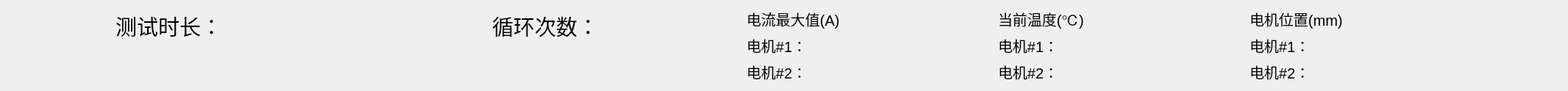
          <widget class="QWidget" name="widget" native="true">
           <property name="sizePolicy">
            <sizepolicy hsizetype="Expanding" vsizetype="Expanding">
             <horstretch>0</horstretch>
             <verstretch>0</verstretch>
            </sizepolicy>
           </property>
           <layout class="QGridLayout" name="gridLayout_3">
            <item row="0" column="0">
             <layout class="QHBoxLayout" name="horizontalLayout_2">
              <item>
               <spacer name="horizontalSpacer">
                <property name="orientation">
                 <enum>Qt::Orientation::Horizontal</enum>
                </property>
                <property name="sizeHint" stdset="0">
                 <size>
                  <width>146</width>
                  <height>20</height>
                 </size>
                </property>
               </spacer>
              </item>
              <item>
               <layout class="QVBoxLayout" name="verticalLayout_2">
                <item>
                 <widget class="QLabel" name="label">
                  <property name="font">
                   <font>
                    <pointsize>22</pointsize>
                   </font>
                  </property>
                  <property name="text">
                   <string>测试时长：</string>
                  </property>
                 </widget>
                </item>
                <item>
                 <widget class="QLabel" name="above_time">
                  <property name="minimumSize">
                   <size>
                    <width>360</width>
                    <height>0</height>
                   </size>
                  </property>
                  <property name="font">
                   <font>
                    <pointsize>22</pointsize>
                   </font>
                  </property>
                  <property name="text">
                   <string/>
                  </property>
                 </widget>
                </item>
               </layout>
              </item>
              <item>
               <spacer name="horizontalSpacer_5">
                <property name="orientation">
                 <enum>Qt::Orientation::Horizontal</enum>
                </property>
                <property name="sizeHint" stdset="0">
                 <size>
                  <width>146</width>
                  <height>20</height>
                 </size>
                </property>
               </spacer>
              </item>
              <item>
               <layout class="QVBoxLayout" name="verticalLayout_28">
                <item>
                 <widget class="QLabel" name="label_7">
                  <property name="font">
                   <font>
                    <pointsize>22</pointsize>
                   </font>
                  </property>
                  <property name="text">
                   <string>循环次数：</string>
                  </property>
                 </widget>
                </item>
                <item>
                 <widget class="QLabel" name="above_all_num">
                  <property name="minimumSize">
                   <size>
                    <width>260</width>
                    <height>0</height>
                   </size>
                  </property>
                  <property name="font">
                   <font>
                    <pointsize>22</pointsize>
                   </font>
                  </property>
                  <property name="text">
                   <string/>
                  </property>
                 </widget>
                </item>
               </layout>
              </item>
              <item>
               <spacer name="horizontalSpacer_6">
                <property name="orientation">
                 <enum>Qt::Orientation::Horizontal</enum>
                </property>
                <property name="sizeHint" stdset="0">
                 <size>
                  <width>80</width>
                  <height>20</height>
                 </size>
                </property>
               </spacer>
              </item>
              <item>
               <layout class="QGridLayout" name="gridLayout_83">
                <item row="0" column="0" colspan="2">
                 <widget class="QLabel" name="label_8">
                  <property name="font">
                   <font>
                    <pointsize>15</pointsize>
                   </font>
                  </property>
                  <property name="text">
                   <string>电流最大值(A)</string>
                  </property>
                 </widget>
                </item>
                <item row="1" column="0">
                 <widget class="QLabel" name="label_13">
                  <property name="minimumSize">
                   <size>
                    <width>120</width>
                    <height>0</height>
                   </size>
                  </property>
                  <property name="font">
                   <font>
                    <pointsize>15</pointsize>
                   </font>
                  </property>
                  <property name="text">
                   <string>电机#1：</string>
                  </property>
                 </widget>
                </item>
                <item row="1" column="1">
                 <widget class="QLabel" name="above_current1">
                  <property name="minimumSize">
                   <size>
                    <width>150</width>
                    <height>0</height>
                   </size>
                  </property>
                  <property name="maximumSize">
                   <size>
                    <width>150</width>
                    <height>16777215</height>
                   </size>
                  </property>
                  <property name="font">
                   <font>
                    <pointsize>15</pointsize>
                   </font>
                  </property>
                  <property name="text">
                   <string/>
                  </property>
                 </widget>
                </item>
                <item row="2" column="0">
                 <widget class="QLabel" name="label_14">
                  <property name="minimumSize">
                   <size>
                    <width>120</width>
                    <height>0</height>
                   </size>
                  </property>
                  <property name="font">
                   <font>
                    <pointsize>15</pointsize>
                   </font>
                  </property>
                  <property name="text">
                   <string>电机#2：</string>
                  </property>
                 </widget>
                </item>
                <item row="2" column="1">
                 <widget class="QLabel" name="above_current2">
                  <property name="minimumSize">
                   <size>
                    <width>150</width>
                    <height>0</height>
                   </size>
                  </property>
                  <property name="maximumSize">
                   <size>
                    <width>150</width>
                    <height>16777215</height>
                   </size>
                  </property>
                  <property name="font">
                   <font>
                    <pointsize>15</pointsize>
                   </font>
                  </property>
                  <property name="text">
                   <string/>
                  </property>
                 </widget>
                </item>
               </layout>
              </item>
              <item>
               <spacer name="horizontalSpacer_7">
                <property name="orientation">
                 <enum>Qt::Orientation::Horizontal</enum>
                </property>
                <property name="sizeHint" stdset="0">
                 <size>
                  <width>60</width>
                  <height>20</height>
                 </size>
                </property>
               </spacer>
              </item>
              <item>
               <layout class="QGridLayout" name="gridLayout">
                <item row="0" column="0" colspan="2">
                 <widget class="QLabel" name="label_9">
                  <property name="font">
                   <font>
                    <pointsize>15</pointsize>
                   </font>
                  </property>
                  <property name="text">
                   <string>当前温度(℃)</string>
                  </property>
                 </widget>
                </item>
                <item row="1" column="0">
                 <widget class="QLabel" name="label_15">
                  <property name="minimumSize">
                   <size>
                    <width>120</width>
                    <height>0</height>
                   </size>
                  </property>
                  <property name="font">
                   <font>
                    <pointsize>15</pointsize>
                   </font>
                  </property>
                  <property name="text">
                   <string>电机#1：</string>
                  </property>
                 </widget>
                </item>
                <item row="1" column="1">
                 <widget class="QLabel" name="above_tem1">
                  <property name="minimumSize">
                   <size>
                    <width>150</width>
                    <height>0</height>
                   </size>
                  </property>
                  <property name="maximumSize">
                   <size>
                    <width>150</width>
                    <height>16777215</height>
                   </size>
                  </property>
                  <property name="font">
                   <font>
                    <pointsize>15</pointsize>
                   </font>
                  </property>
                  <property name="text">
                   <string/>
                  </property>
                 </widget>
                </item>
                <item row="2" column="0">
                 <widget class="QLabel" name="label_16">
                  <property name="minimumSize">
                   <size>
                    <width>120</width>
                    <height>0</height>
                   </size>
                  </property>
                  <property name="font">
                   <font>
                    <pointsize>15</pointsize>
                   </font>
                  </property>
                  <property name="text">
                   <string>电机#2：</string>
                  </property>
                 </widget>
                </item>
                <item row="2" column="1">
                 <widget class="QLabel" name="above_tem2">
                  <property name="minimumSize">
                   <size>
                    <width>150</width>
                    <height>0</height>
                   </size>
                  </property>
                  <property name="maximumSize">
                   <size>
                    <width>150</width>
                    <height>16777215</height>
                   </size>
                  </property>
                  <property name="font">
                   <font>
                    <pointsize>15</pointsize>
                   </font>
                  </property>
                  <property name="text">
                   <string/>
                  </property>
                 </widget>
                </item>
               </layout>
              </item>
              <item>
               <spacer name="horizontalSpacer_8">
                <property name="orientation">
                 <enum>Qt::Orientation::Horizontal</enum>
                </property>
                <property name="sizeHint" stdset="0">
                 <size>
                  <width>60</width>
                  <height>20</height>
                 </size>
                </property>
               </spacer>
              </item>
              <item>
               <layout class="QVBoxLayout" name="verticalLayout_6">
                <item>
                 <widget class="QLabel" name="label_10">
                  <property name="font">
                   <font>
                    <pointsize>15</pointsize>
                   </font>
                  </property>
                  <property name="text">
                   <string>电机位置(mm)</string>
                  </property>
                 </widget>
                </item>
                <item>
                 <layout class="QGridLayout" name="gridLayout_5">
                  <item row="0" column="0">
                   <widget class="QLabel" name="label_17">
                    <property name="minimumSize">
                     <size>
                      <width>120</width>
                      <height>0</height>
                     </size>
                    </property>
                    <property name="font">
                     <font>
                      <pointsize>15</pointsize>
                     </font>
                    </property>
                    <property name="text">
                     <string>电机#1：</string>
                    </property>
                   </widget>
                  </item>
                  <item row="0" column="1">
                   <widget class="QLabel" name="above_pos1">
                    <property name="minimumSize">
                     <size>
                      <width>150</width>
                      <height>0</height>
                     </size>
                    </property>
                    <property name="maximumSize">
                     <size>
                      <width>150</width>
                      <height>16777215</height>
                     </size>
                    </property>
                    <property name="font">
                     <font>
                      <pointsize>15</pointsize>
                     </font>
                    </property>
                    <property name="text">
                     <string/>
                    </property>
                   </widget>
                  </item>
                  <item row="1" column="0">
                   <widget class="QLabel" name="label_18">
                    <property name="minimumSize">
                     <size>
                      <width>120</width>
                      <height>0</height>
                     </size>
                    </property>
                    <property name="font">
                     <font>
                      <pointsize>15</pointsize>
                     </font>
                    </property>
                    <property name="text">
                     <string>电机#2：</string>
                    </property>
                   </widget>
                  </item>
                  <item row="1" column="1">
                   <widget class="QLabel" name="above_pos2">
                    <property name="minimumSize">
                     <size>
                      <width>150</width>
                      <height>0</height>
                     </size>
                    </property>
                    <property name="maximumSize">
                     <size>
                      <width>150</width>
                      <height>16777215</height>
                     </size>
                    </property>
                    <property name="font">
                     <font>
                      <pointsize>15</pointsize>
                     </font>
                    </property>
                    <property name="text">
                     <string/>
                    </property>
                   </widget>
                  </item>
                 </layout>
                </item>
               </layout>
              </item>
              <item>
               <spacer name="horizontalSpacer_9">
                <property name="orientation">
                 <enum>Qt::Orientation::Horizontal</enum>
                </property>
                <property name="sizeHint" stdset="0">
                 <size>
                  <width>146</width>
                  <height>20</height>
                 </size>
                </property>
               </spacer>
              </item>
             </layout>
            </item>
           </layout>
          </widget>
